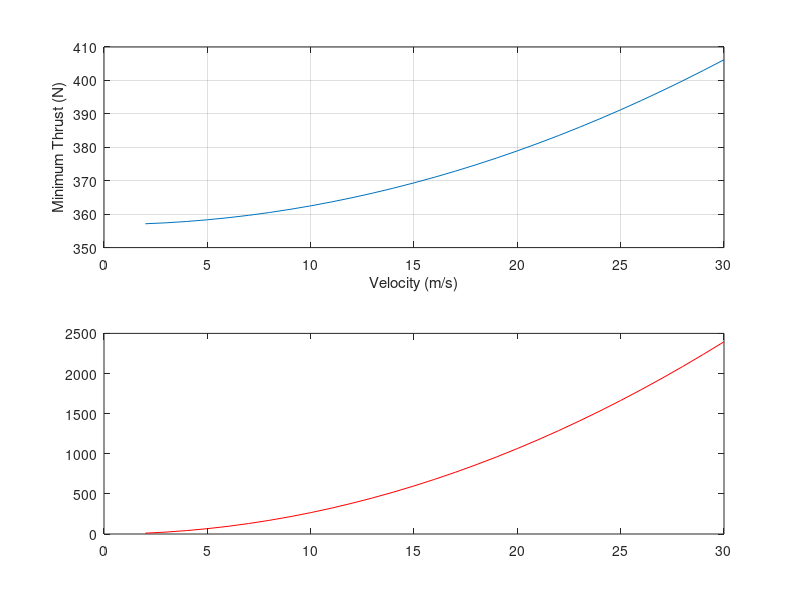

The MATLAB source for this figure: (Note: this script raises an error after producing the figure.)
close all
clear all
clc

Cd = .0336;
Ad = 0.49661191;%Drag Area: meters^2
Aw = 2.701;%Wing Area: m^2
rho = 1.225; %air density
V = 12;
Mass = 36.38;%Kg

Thrustm = 0;
L1 = 0;

AOA = 7; %deg
Cl = 1.609089;
Cd = [0.198652	0.19249	0.189451	0.18774	0.186467	0.185674	0.185021	0.184462	0.18398	0.183588	0.183241	0.182915	0.182594	0.18228	0.181973	0.181715	0.181504	0.181324	0.181173	0.181034	0.180908	0.180787	0.180674	0.180565	0.180462	0.18036	0.180263	0.180172	0.180081];
V = [2	3	4	5	6	7	8	9	10	11	12	13	14	15	16	17	18	19	20	21	22	23	24	25	26	27	28	29	30];

for i = 1:length(Cd)
Drag = Cd(i)*((rho*(V(i)^2))/2)*Ad;
Thrust_min = Drag+(Mass*9.81);%newtons
Thrustm = [Thrustm Thrust_min];

Lift = Cl*((rho*(V(i)^2))/2)*Aw;
L1 = [L1 Lift];
end

Thrust_minimum = Thrustm(2:end);
L = L1(2:end);
subplot(2,1,1)
plot(V,Thrust_minimum)
hold on
grid on
xlabel('Velocity (m/s)')
ylabel('Minimum Thrust (N)')

Y = Mass*9.81;

subplot(2,1,2)
plot(V,L,'r')
hold on
refline(0,Y)
grid on
xlabel('Velocity (m/s)')
ylabel('Lift (N)')


diam = 8;
pitch = 4.5;
Volts = 22.2;
Kv = 580;

cells = 3;
efficiency = .8;
RPM = Kv*Volts*cells*efficiency;
k = 5.3*10^-15;
Pwr = k*RPM^3*diam^4*pitch;

Thrust = sqrt((pi/2)*(diam*.0254)^2*rho*Pwr^2)
Acceleration = (Thrust - Thrust_min)/Mass %m/sec^2


